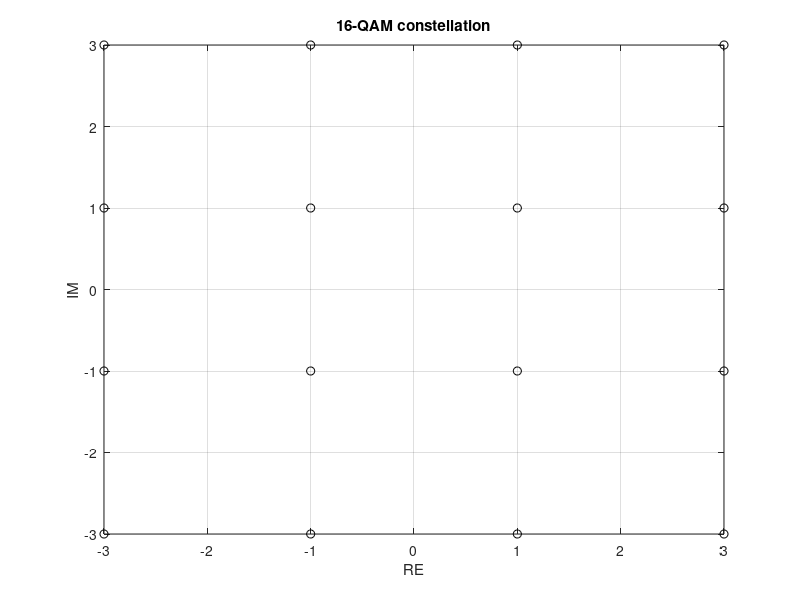
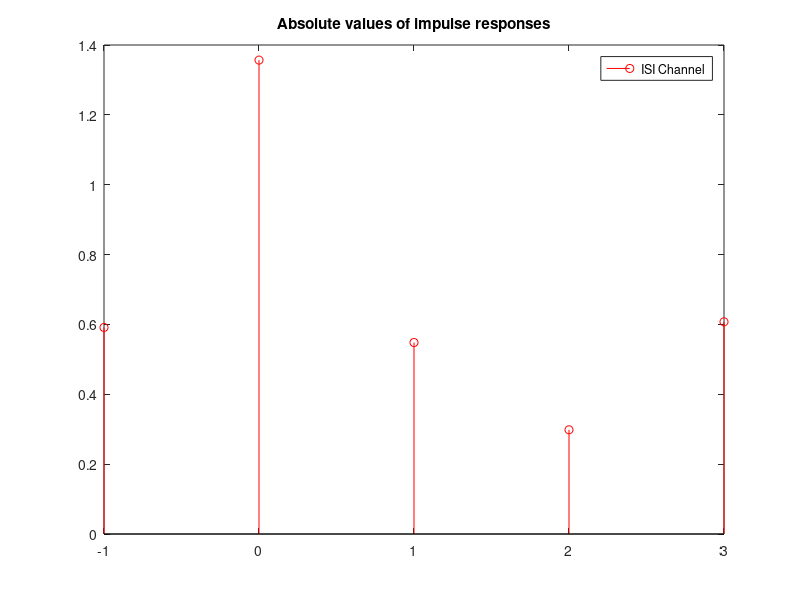
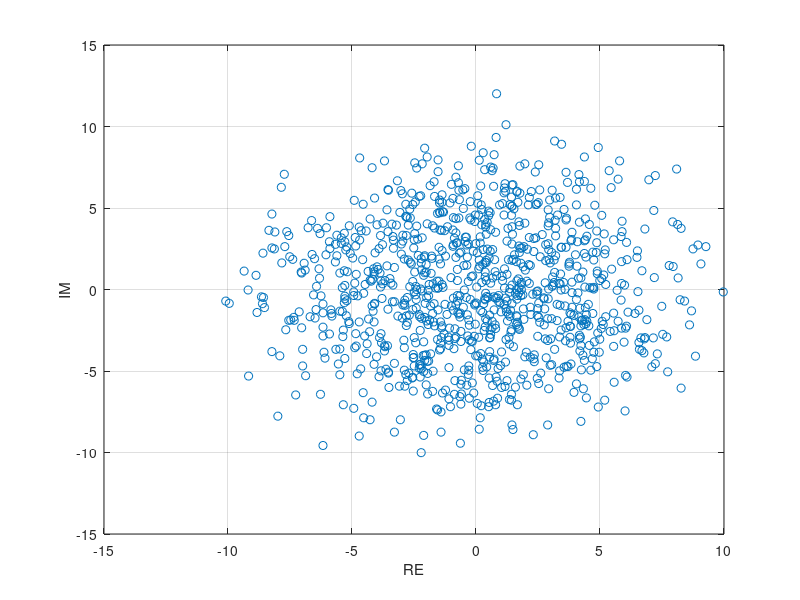
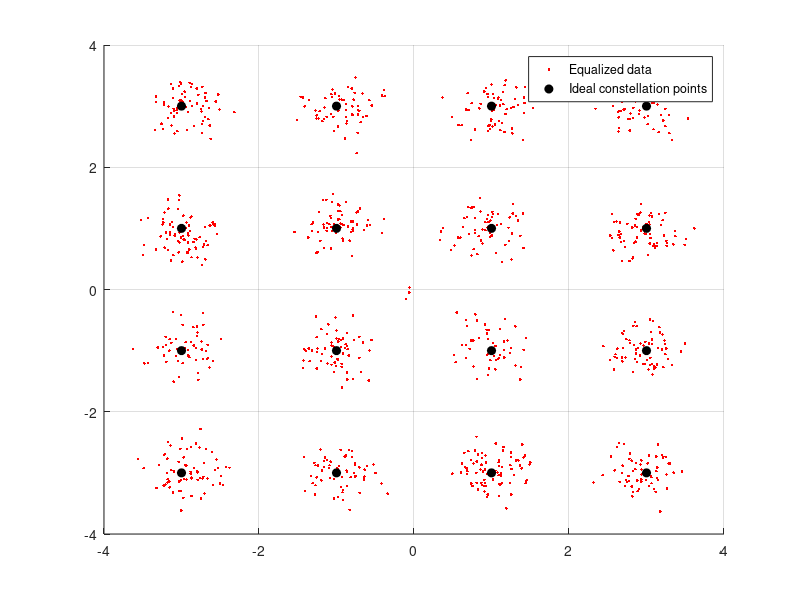

The MATLAB source for these figures, in order:
clc;
clear all;
close all;

% Generation of QAM transmit signal
a = [repmat(-3:2:3, 1, 4)] - [repmat(-3j, 1, 4), repmat(-1j, 1, 4), repmat(1j, 1, 4), repmat(3j, 1, 4)];
Ak = a(randi(16, 1000, 1));

figure(1);
plot(real(a), imag(a), 'ko');
title('16-QAM constellation');
grid;
xlabel('RE');
ylabel('IM');

% Generate Channel
h = [0.19 + 0.56j, 0.45 - 1.28j, -0.14 - 0.53j, -0.19 + 0.23j, 0.33 + 0.51j]; % LTE channel
L1 = 1; L2 = 3;

figure(2);
stem(-L1:L2, abs(h), 'r');
legend('ISI Channel');
title('Absolute values of impulse responses'); % Absolute values of channel impulse response

% Received Signal
Rk = filter(h, 1, Ak); % Received signal

figure(3);
plot(real(Rk), imag(Rk), 'o');
grid on;
xlabel('RE');
ylabel('IM'); % Constellation with ISI

% Zeroforcing Equalization
N1 = 2; N2 = 5; % Equalizer length is N1 + N2 + 1
H = convmtx(h.', N1 + N2 + 1); % Convolution matrix
q_ZF = zeros(N1 + N2 + L1 + L2 + 1, 1); % q vector (zero forcing)
q_ZF(L1 + N1 + 1) = 1; % Puts the one in the place corresponding to desired symbol
w_LS = ((H' * H) \ (H')) * q_ZF; % ZF equalizer coefficients using LS estimate

% Received signal after equalization
Rk_eq = filter(w_LS, 1, Rk); % Equalized data

% Comparisons
figure(4);
hold on;
plot(real(Rk_eq), imag(Rk_eq), 'r.'); % Equalized constellation
plot(real(a), imag(a), 'ko', 'MarkerSize', 6, 'MarkerFaceColor', 'k');
hold off; % Ideal constellation
grid on;
legend('Equalized data', 'Ideal constellation points');
